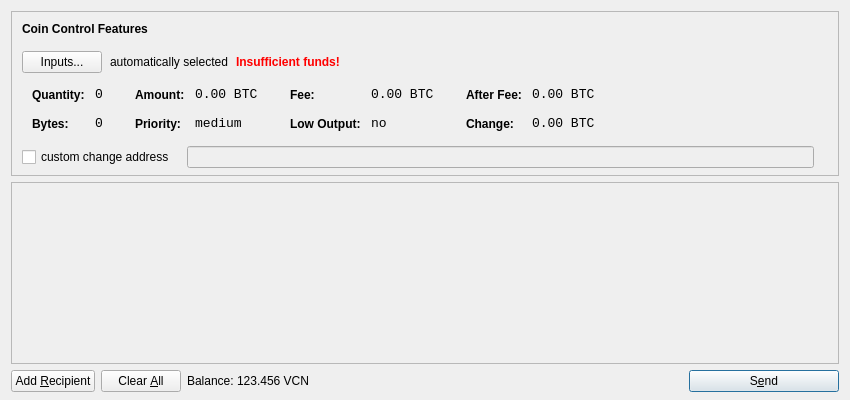
<?xml version="1.0" encoding="UTF-8"?>
<ui version="4.0">
 <class>SendCoinsDialog</class>
 <widget class="QDialog" name="SendCoinsDialog">
  <property name="geometry">
   <rect>
    <x>0</x>
    <y>0</y>
    <width>850</width>
    <height>400</height>
   </rect>
  </property>
  <property name="windowTitle">
   <string>Send Coins</string>
  </property>
  <layout class="QVBoxLayout" name="verticalLayout" stretch="0,1,0">
   <property name="bottomMargin">
    <number>8</number>
   </property>
   <item>
    <widget class="QFrame" name="frameCoinControl">
     <property name="sizePolicy">
      <sizepolicy hsizetype="Expanding" vsizetype="Expanding">
       <horstretch>0</horstretch>
       <verstretch>0</verstretch>
      </sizepolicy>
     </property>
     <property name="maximumSize">
      <size>
       <width>16777215</width>
       <height>16777215</height>
      </size>
     </property>
     <property name="frameShape">
      <enum>QFrame::StyledPanel</enum>
     </property>
     <property name="frameShadow">
      <enum>QFrame::Sunken</enum>
     </property>
     <layout class="QVBoxLayout" name="verticalLayoutCoinControl2">
      <property name="spacing">
       <number>-1</number>
      </property>
      <property name="leftMargin">
       <number>0</number>
      </property>
      <property name="topMargin">
       <number>0</number>
      </property>
      <property name="rightMargin">
       <number>0</number>
      </property>
      <property name="bottomMargin">
       <number>6</number>
      </property>
      <item>
       <layout class="QVBoxLayout" name="verticalLayoutCoinControl" stretch="0,0,0,0,1">
        <property name="spacing">
         <number>0</number>
        </property>
        <property name="leftMargin">
         <number>10</number>
        </property>
        <property name="topMargin">
         <number>10</number>
        </property>
        <item>
         <layout class="QHBoxLayout" name="horizontalLayoutCoinControl1">
          <property name="bottomMargin">
           <number>15</number>
          </property>
          <item>
           <widget class="QLabel" name="labelCoinControlFeatures">
            <property name="sizePolicy">
             <sizepolicy hsizetype="Preferred" vsizetype="Maximum">
              <horstretch>0</horstretch>
              <verstretch>0</verstretch>
             </sizepolicy>
            </property>
            <property name="font">
             <font>
              <weight>75</weight>
              <bold>true</bold>
             </font>
            </property>
            <property name="styleSheet">
             <string notr="true">font-weight:bold;</string>
            </property>
            <property name="text">
             <string>Coin Control Features</string>
            </property>
           </widget>
          </item>
         </layout>
        </item>
        <item>
         <layout class="QHBoxLayout" name="horizontalLayoutCoinControl2" stretch="0,0,0,0">
          <property name="spacing">
           <number>8</number>
          </property>
          <property name="bottomMargin">
           <number>10</number>
          </property>
          <item>
           <widget class="QPushButton" name="pushButtonCoinControl">
            <property name="styleSheet">
             <string notr="true"/>
            </property>
            <property name="text">
             <string>Inputs...</string>
            </property>
           </widget>
          </item>
          <item>
           <widget class="QLabel" name="labelCoinControlAutomaticallySelected">
            <property name="text">
             <string>automatically selected</string>
            </property>
            <property name="margin">
             <number>5</number>
            </property>
           </widget>
          </item>
          <item>
           <widget class="QLabel" name="labelCoinControlInsuffFunds">
            <property name="font">
             <font>
              <weight>75</weight>
              <bold>true</bold>
             </font>
            </property>
            <property name="styleSheet">
             <string notr="true">color:red;font-weight:bold;</string>
            </property>
            <property name="text">
             <string>Insufficient funds!</string>
            </property>
            <property name="margin">
             <number>5</number>
            </property>
           </widget>
          </item>
          <item>
           <spacer name="horizontalSpacerCoinControl">
            <property name="orientation">
             <enum>Qt::Horizontal</enum>
            </property>
            <property name="sizeHint" stdset="0">
             <size>
              <width>40</width>
              <height>1</height>
             </size>
            </property>
           </spacer>
          </item>
         </layout>
        </item>
        <item>
         <widget class="QWidget" name="widgetCoinControl" native="true">
          <property name="sizePolicy">
           <sizepolicy hsizetype="Preferred" vsizetype="Preferred">
            <horstretch>0</horstretch>
            <verstretch>0</verstretch>
           </sizepolicy>
          </property>
          <property name="minimumSize">
           <size>
            <width>0</width>
            <height>0</height>
           </size>
          </property>
          <property name="styleSheet">
           <string notr="true"/>
          </property>
          <layout class="QHBoxLayout" name="horizontalLayoutCoinControl5">
           <property name="margin">
            <number>0</number>
           </property>
           <item>
            <layout class="QHBoxLayout" name="horizontalLayoutCoinControl3" stretch="0,0,0,1">
             <property name="spacing">
              <number>20</number>
             </property>
             <property name="topMargin">
              <number>0</number>
             </property>
             <property name="bottomMargin">
              <number>10</number>
             </property>
             <item>
              <layout class="QFormLayout" name="formLayoutCoinControl1">
               <property name="horizontalSpacing">
                <number>10</number>
               </property>
               <property name="verticalSpacing">
                <number>14</number>
               </property>
               <property name="leftMargin">
                <number>10</number>
               </property>
               <property name="topMargin">
                <number>4</number>
               </property>
               <property name="rightMargin">
                <number>6</number>
               </property>
               <item row="0" column="0">
                <widget class="QLabel" name="labelCoinControlQuantityText">
                 <property name="styleSheet">
                  <string notr="true">font-weight:bold;</string>
                 </property>
                 <property name="text">
                  <string>Quantity:</string>
                 </property>
                 <property name="margin">
                  <number>0</number>
                 </property>
                </widget>
               </item>
               <item row="0" column="1">
                <widget class="QLabel" name="labelCoinControlQuantity">
                 <property name="font">
                  <font>
                   <family>Monospace</family>
                   <pointsize>10</pointsize>
                  </font>
                 </property>
                 <property name="cursor">
                  <cursorShape>IBeamCursor</cursorShape>
                 </property>
                 <property name="contextMenuPolicy">
                  <enum>Qt::ActionsContextMenu</enum>
                 </property>
                 <property name="text">
                  <string notr="true">0</string>
                 </property>
                 <property name="margin">
                  <number>0</number>
                 </property>
                 <property name="textInteractionFlags">
                  <set>Qt::LinksAccessibleByMouse|Qt::TextSelectableByKeyboard|Qt::TextSelectableByMouse</set>
                 </property>
                </widget>
               </item>
               <item row="1" column="0">
                <widget class="QLabel" name="labelCoinControlBytesText">
                 <property name="styleSheet">
                  <string notr="true">font-weight:bold;</string>
                 </property>
                 <property name="text">
                  <string>Bytes:</string>
                 </property>
                </widget>
               </item>
               <item row="1" column="1">
                <widget class="QLabel" name="labelCoinControlBytes">
                 <property name="font">
                  <font>
                   <family>Monospace</family>
                   <pointsize>10</pointsize>
                  </font>
                 </property>
                 <property name="cursor">
                  <cursorShape>IBeamCursor</cursorShape>
                 </property>
                 <property name="contextMenuPolicy">
                  <enum>Qt::ActionsContextMenu</enum>
                 </property>
                 <property name="text">
                  <string notr="true">0</string>
                 </property>
                 <property name="textInteractionFlags">
                  <set>Qt::LinksAccessibleByMouse|Qt::TextSelectableByKeyboard|Qt::TextSelectableByMouse</set>
                 </property>
                </widget>
               </item>
              </layout>
             </item>
             <item>
              <layout class="QFormLayout" name="formLayoutCoinControl2">
               <property name="horizontalSpacing">
                <number>10</number>
               </property>
               <property name="verticalSpacing">
                <number>14</number>
               </property>
               <property name="leftMargin">
                <number>6</number>
               </property>
               <property name="topMargin">
                <number>4</number>
               </property>
               <property name="rightMargin">
                <number>6</number>
               </property>
               <item row="0" column="0">
                <widget class="QLabel" name="labelCoinControlAmountText">
                 <property name="styleSheet">
                  <string notr="true">font-weight:bold;</string>
                 </property>
                 <property name="text">
                  <string>Amount:</string>
                 </property>
                 <property name="margin">
                  <number>0</number>
                 </property>
                </widget>
               </item>
               <item row="0" column="1">
                <widget class="QLabel" name="labelCoinControlAmount">
                 <property name="font">
                  <font>
                   <family>Monospace</family>
                   <pointsize>10</pointsize>
                  </font>
                 </property>
                 <property name="cursor">
                  <cursorShape>IBeamCursor</cursorShape>
                 </property>
                 <property name="contextMenuPolicy">
                  <enum>Qt::ActionsContextMenu</enum>
                 </property>
                 <property name="text">
                  <string notr="true">0.00 BTC</string>
                 </property>
                 <property name="textInteractionFlags">
                  <set>Qt::LinksAccessibleByMouse|Qt::TextSelectableByKeyboard|Qt::TextSelectableByMouse</set>
                 </property>
                </widget>
               </item>
               <item row="1" column="0">
                <widget class="QLabel" name="labelCoinControlPriorityText">
                 <property name="styleSheet">
                  <string notr="true">font-weight:bold;</string>
                 </property>
                 <property name="text">
                  <string>Priority:</string>
                 </property>
                </widget>
               </item>
               <item row="1" column="1">
                <widget class="QLabel" name="labelCoinControlPriority">
                 <property name="font">
                  <font>
                   <family>Monospace</family>
                   <pointsize>10</pointsize>
                  </font>
                 </property>
                 <property name="cursor">
                  <cursorShape>IBeamCursor</cursorShape>
                 </property>
                 <property name="contextMenuPolicy">
                  <enum>Qt::ActionsContextMenu</enum>
                 </property>
                 <property name="text">
                  <string>medium</string>
                 </property>
                 <property name="textInteractionFlags">
                  <set>Qt::LinksAccessibleByMouse|Qt::TextSelectableByKeyboard|Qt::TextSelectableByMouse</set>
                 </property>
                </widget>
               </item>
              </layout>
             </item>
             <item>
              <layout class="QFormLayout" name="formLayoutCoinControl3">
               <property name="horizontalSpacing">
                <number>10</number>
               </property>
               <property name="verticalSpacing">
                <number>14</number>
               </property>
               <property name="leftMargin">
                <number>6</number>
               </property>
               <property name="topMargin">
                <number>4</number>
               </property>
               <property name="rightMargin">
                <number>6</number>
               </property>
               <item row="0" column="0">
                <widget class="QLabel" name="labelCoinControlFeeText">
                 <property name="styleSheet">
                  <string notr="true">font-weight:bold;</string>
                 </property>
                 <property name="text">
                  <string>Fee:</string>
                 </property>
                 <property name="margin">
                  <number>0</number>
                 </property>
                </widget>
               </item>
               <item row="0" column="1">
                <widget class="QLabel" name="labelCoinControlFee">
                 <property name="font">
                  <font>
                   <family>Monospace</family>
                   <pointsize>10</pointsize>
                  </font>
                 </property>
                 <property name="cursor">
                  <cursorShape>IBeamCursor</cursorShape>
                 </property>
                 <property name="contextMenuPolicy">
                  <enum>Qt::ActionsContextMenu</enum>
                 </property>
                 <property name="text">
                  <string notr="true">0.00 BTC</string>
                 </property>
                 <property name="textInteractionFlags">
                  <set>Qt::LinksAccessibleByMouse|Qt::TextSelectableByKeyboard|Qt::TextSelectableByMouse</set>
                 </property>
                </widget>
               </item>
               <item row="1" column="0">
                <widget class="QLabel" name="labelCoinControlLowOutputText">
                 <property name="styleSheet">
                  <string notr="true">font-weight:bold;</string>
                 </property>
                 <property name="text">
                  <string>Low Output:</string>
                 </property>
                </widget>
               </item>
               <item row="1" column="1">
                <widget class="QLabel" name="labelCoinControlLowOutput">
                 <property name="font">
                  <font>
                   <family>Monospace</family>
                   <pointsize>10</pointsize>
                  </font>
                 </property>
                 <property name="cursor">
                  <cursorShape>IBeamCursor</cursorShape>
                 </property>
                 <property name="contextMenuPolicy">
                  <enum>Qt::ActionsContextMenu</enum>
                 </property>
                 <property name="text">
                  <string>no</string>
                 </property>
                 <property name="textInteractionFlags">
                  <set>Qt::LinksAccessibleByMouse|Qt::TextSelectableByKeyboard|Qt::TextSelectableByMouse</set>
                 </property>
                </widget>
               </item>
              </layout>
             </item>
             <item>
              <layout class="QFormLayout" name="formLayoutCoinControl4">
               <property name="horizontalSpacing">
                <number>10</number>
               </property>
               <property name="verticalSpacing">
                <number>14</number>
               </property>
               <property name="leftMargin">
                <number>6</number>
               </property>
               <property name="topMargin">
                <number>4</number>
               </property>
               <property name="rightMargin">
                <number>6</number>
               </property>
               <item row="0" column="0">
                <widget class="QLabel" name="labelCoinControlAfterFeeText">
                 <property name="styleSheet">
                  <string notr="true">font-weight:bold;</string>
                 </property>
                 <property name="text">
                  <string>After Fee:</string>
                 </property>
                 <property name="margin">
                  <number>0</number>
                 </property>
                </widget>
               </item>
               <item row="0" column="1">
                <widget class="QLabel" name="labelCoinControlAfterFee">
                 <property name="font">
                  <font>
                   <family>Monospace</family>
                   <pointsize>10</pointsize>
                  </font>
                 </property>
                 <property name="cursor">
                  <cursorShape>IBeamCursor</cursorShape>
                 </property>
                 <property name="contextMenuPolicy">
                  <enum>Qt::ActionsContextMenu</enum>
                 </property>
                 <property name="text">
                  <string notr="true">0.00 BTC</string>
                 </property>
                 <property name="textInteractionFlags">
                  <set>Qt::LinksAccessibleByMouse|Qt::TextSelectableByKeyboard|Qt::TextSelectableByMouse</set>
                 </property>
                </widget>
               </item>
               <item row="1" column="0">
                <widget class="QLabel" name="labelCoinControlChangeText">
                 <property name="styleSheet">
                  <string notr="true">font-weight:bold;</string>
                 </property>
                 <property name="text">
                  <string>Change:</string>
                 </property>
                </widget>
               </item>
               <item row="1" column="1">
                <widget class="QLabel" name="labelCoinControlChange">
                 <property name="font">
                  <font>
                   <family>Monospace</family>
                   <pointsize>10</pointsize>
                  </font>
                 </property>
                 <property name="cursor">
                  <cursorShape>IBeamCursor</cursorShape>
                 </property>
                 <property name="contextMenuPolicy">
                  <enum>Qt::ActionsContextMenu</enum>
                 </property>
                 <property name="text">
                  <string notr="true">0.00 BTC</string>
                 </property>
                 <property name="textInteractionFlags">
                  <set>Qt::LinksAccessibleByMouse|Qt::TextSelectableByKeyboard|Qt::TextSelectableByMouse</set>
                 </property>
                </widget>
               </item>
              </layout>
             </item>
            </layout>
           </item>
          </layout>
         </widget>
        </item>
        <item>
         <layout class="QHBoxLayout" name="horizontalLayoutCoinControl4" stretch="0,0,0">
          <property name="spacing">
           <number>12</number>
          </property>
          <property name="sizeConstraint">
           <enum>QLayout::SetDefaultConstraint</enum>
          </property>
          <property name="topMargin">
           <number>5</number>
          </property>
          <property name="rightMargin">
           <number>5</number>
          </property>
          <item>
           <widget class="QCheckBox" name="checkBoxCoinControlChange">
            <property name="text">
             <string>custom change address</string>
            </property>
           </widget>
          </item>
          <item>
           <widget class="QLineEdit" name="lineEditCoinControlChange">
            <property name="enabled">
             <bool>false</bool>
            </property>
            <property name="sizePolicy">
             <sizepolicy hsizetype="Expanding" vsizetype="Fixed">
              <horstretch>0</horstretch>
              <verstretch>0</verstretch>
             </sizepolicy>
            </property>
           </widget>
          </item>
          <item>
           <widget class="QLabel" name="labelCoinControlChangeLabel">
            <property name="sizePolicy">
             <sizepolicy hsizetype="Preferred" vsizetype="Expanding">
              <horstretch>0</horstretch>
              <verstretch>0</verstretch>
             </sizepolicy>
            </property>
            <property name="minimumSize">
             <size>
              <width>0</width>
              <height>0</height>
             </size>
            </property>
            <property name="text">
             <string/>
            </property>
            <property name="margin">
             <number>3</number>
            </property>
           </widget>
          </item>
         </layout>
        </item>
        <item>
         <spacer name="verticalSpacerCoinControl">
          <property name="orientation">
           <enum>Qt::Vertical</enum>
          </property>
          <property name="sizeHint" stdset="0">
           <size>
            <width>800</width>
            <height>1</height>
           </size>
          </property>
         </spacer>
        </item>
       </layout>
      </item>
     </layout>
    </widget>
   </item>
   <item>
    <widget class="QScrollArea" name="scrollArea">
     <property name="widgetResizable">
      <bool>true</bool>
     </property>
     <widget class="QWidget" name="scrollAreaWidgetContents">
      <property name="geometry">
       <rect>
        <x>0</x>
        <y>0</y>
        <width>830</width>
        <height>165</height>
       </rect>
      </property>
      <layout class="QVBoxLayout" name="verticalLayout_2">
       <property name="margin">
        <number>0</number>
       </property>
       <item>
        <layout class="QVBoxLayout" name="entries">
         <property name="spacing">
          <number>6</number>
         </property>
        </layout>
       </item>
       <item>
        <spacer name="verticalSpacer">
         <property name="orientation">
          <enum>Qt::Vertical</enum>
         </property>
         <property name="sizeHint" stdset="0">
          <size>
           <width>20</width>
           <height>40</height>
          </size>
         </property>
        </spacer>
       </item>
      </layout>
     </widget>
    </widget>
   </item>
   <item>
    <layout class="QHBoxLayout" name="horizontalLayout">
     <item>
      <widget class="QPushButton" name="addButton">
       <property name="toolTip">
        <string>Send to multiple recipients at once</string>
       </property>
       <property name="text">
        <string>Add &amp;Recipient</string>
       </property>
       <property name="icon">
        <iconset resource="../bitcoin.qrc">
         <normaloff>:/icons/add</normaloff>:/icons/add</iconset>
       </property>
       <property name="autoDefault">
        <bool>false</bool>
       </property>
      </widget>
     </item>
     <item>
      <widget class="QPushButton" name="clearButton">
       <property name="sizePolicy">
        <sizepolicy hsizetype="Minimum" vsizetype="Fixed">
         <horstretch>0</horstretch>
         <verstretch>0</verstretch>
        </sizepolicy>
       </property>
       <property name="toolTip">
        <string>Remove all transaction fields</string>
       </property>
       <property name="text">
        <string>Clear &amp;All</string>
       </property>
       <property name="icon">
        <iconset resource="../bitcoin.qrc">
         <normaloff>:/icons/remove</normaloff>:/icons/remove</iconset>
       </property>
       <property name="autoRepeatDelay">
        <number>300</number>
       </property>
       <property name="autoDefault">
        <bool>false</bool>
       </property>
      </widget>
     </item>
     <item>
      <layout class="QHBoxLayout" name="horizontalLayout_2">
       <property name="spacing">
        <number>3</number>
       </property>
       <item>
        <widget class="QLabel" name="label">
         <property name="text">
          <string>Balance:</string>
         </property>
        </widget>
       </item>
       <item>
        <widget class="QLabel" name="labelBalance">
         <property name="cursor">
          <cursorShape>IBeamCursor</cursorShape>
         </property>
         <property name="text">
          <string>123.456 VCN</string>
         </property>
         <property name="textInteractionFlags">
          <set>Qt::LinksAccessibleByMouse|Qt::TextSelectableByKeyboard|Qt::TextSelectableByMouse</set>
         </property>
        </widget>
       </item>
      </layout>
     </item>
     <item>
      <spacer name="horizontalSpacer">
       <property name="orientation">
        <enum>Qt::Horizontal</enum>
       </property>
       <property name="sizeHint" stdset="0">
        <size>
         <width>40</width>
         <height>20</height>
        </size>
       </property>
      </spacer>
     </item>
     <item>
      <widget class="QPushButton" name="sendButton">
       <property name="minimumSize">
        <size>
         <width>150</width>
         <height>0</height>
        </size>
       </property>
       <property name="toolTip">
        <string>Confirm the send action</string>
       </property>
       <property name="text">
        <string>S&amp;end</string>
       </property>
       <property name="icon">
        <iconset resource="../bitcoin.qrc">
         <normaloff>:/icons/send</normaloff>:/icons/send</iconset>
       </property>
       <property name="default">
        <bool>true</bool>
       </property>
      </widget>
     </item>
    </layout>
   </item>
  </layout>
 </widget>
 <resources>
  <include location="../bitcoin.qrc"/>
 </resources>
 <connections/>
</ui>
